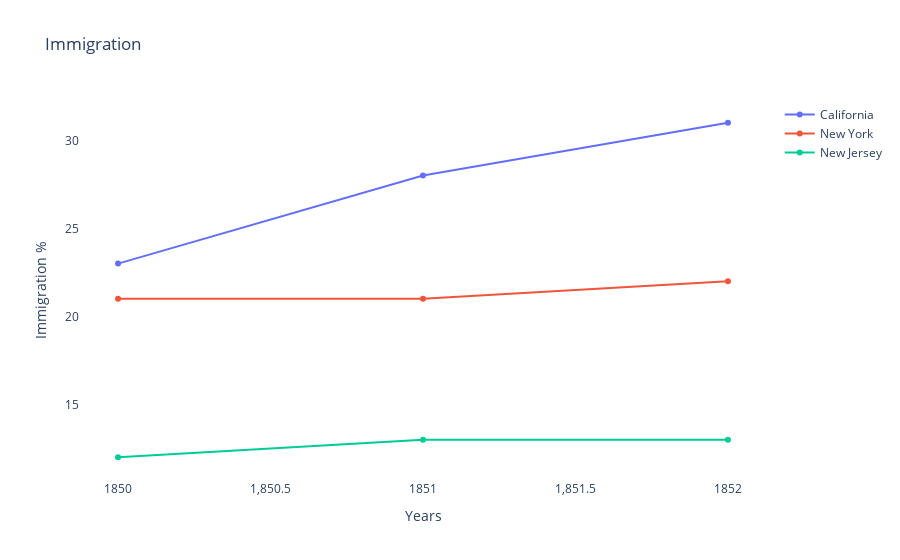

Notebook cell for this chart:
### Markdown cell above
https://community.plotly.com/t/plot-a-line-chart-with-checkboxes-from-indexed-data-frame/14407/2

### Code cell
import pandas as pd
import plotly.graph_objs as go
import plotly.offline as py

immigration = pd.DataFrame({
    'State': ['California', 'New York', 'New Jersey'],
    1850: [23, 21, 12],
    1851: [28, 21, 13],
    1852: [31, 22, 13]}).set_index('State')

data = [go.Scatter(x=immigration.columns,
                   y=immigration.loc[state],
                   name=state) for state in immigration.index]

layout = go.Layout(
    plot_bgcolor="white",
    title='Immigration',
    yaxis=dict(title='Immigration %'),
    xaxis=dict(title='Years')
)

fig = go.Figure(data=data, layout=layout)
py.iplot(fig)

### Figure 1 — Plotly figure (JSON) as saved in the notebook; plotly's stock layout.template omitted (floating-point values rounded to 4 significant figures)
{"data": [{"name": "California", "type": "scatter", "visible": true, "x": [1850, 1851, 1852], "y": [23, 28, 31]}, {"name": "New York", "type": "scatter", "visible": true, "x": [1850, 1851, 1852], "y": [21, 21, 22]}, {"name": "New Jersey", "type": "scatter", "visible": true, "x": [1850, 1851, 1852], "y": [12, 13, 13]}], "layout": {"autosize": true, "plot_bgcolor": "white", "title": {"text": "Immigration"}, "xaxis": {"autorange": true, "range": [1850.0, 1852.0], "title": {"text": "Years"}, "type": "linear"}, "yaxis": {"autorange": true, "range": [10.43, 32.57], "title": {"text": "Immigration %"}, "type": "linear"}}}
